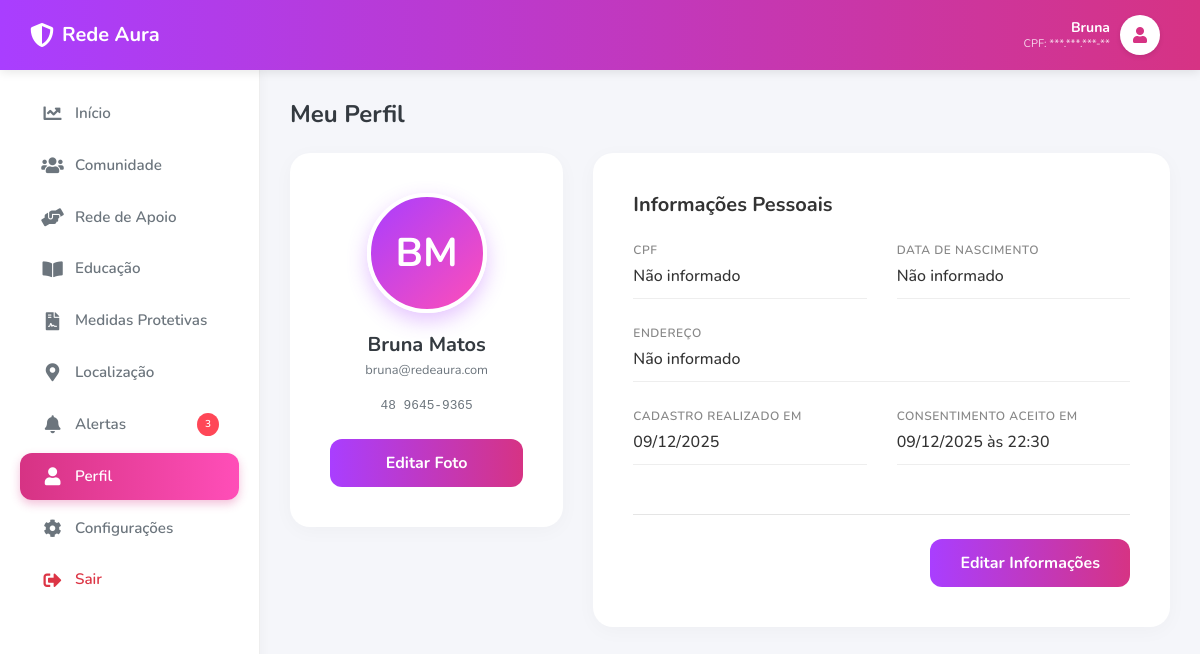
The app's page /aura/perfil/ (signed in) with its own data.
### usuarios/models.py (models this page shows, shortened)
class ModelUsuario(AbstractUser):
    email = models.EmailField('E-mail', unique=True) # pois vamos usar o e-mail como login
    fone = models.CharField('Telefone', max_length=15)
    is_staff = models.BooleanField('Membro da equipe', default=True)
    USERNAME_FIELD = 'email' # poderíamos definir qualquer outro campo como username
    REQUIRED_FIELDS = ['first_name', 'last_name', 'fone']
    objects = UsuarioManager() # com isso especificamos para o Django usar o nosso Manager e não o padrão.

### rede_aura/models.py (models this page shows, shortened)
class PlanoSeguranca(models.Model):
    usuario = models.OneToOneField(settings.AUTH_USER_MODEL, on_delete=models.CASCADE)
    mensagem_emergencia = models.TextField(
        default="Estou em perigo, por favor, ajude! Minha localização atual é..."
    )
    localizacao_automatica = models.BooleanField(default=False)
    modo_disfarcado = models.BooleanField(default=False)
    termo_aceito = models.BooleanField(default=False)
    data_aceite_termo = models.DateTimeField(null=True, blank=True)
    foto = models.ImageField(upload_to='perfis/', blank=True, null=True)
    cpf = models.CharField(max_length=14, blank=True, null=True)
    data_nascimento = models.DateField(blank=True, null=True)
    endereco = models.CharField(max_length=255, blank=True, null=True)

### rede_aura/views.py (the view)
# urls.py: path('perfil/', views.perfil, name='perfil'),
@login_required
def perfil(request):
    return render(request, 'rede_aura/perfil.html', {'user': request.user})

### djangotres/context_processors.py (called while the page is built)
def google_maps_api_key(request):
    return {
        "GOOGLE_MAPS_API_KEY": settings.GOOGLE_MAPS_API_KEY
    }

### templates/rede_aura/perfil.html (shortened to what this page needs)
{% extends 'rede_aura/base_dashboard.html' %}
{% block aura_content %}
<h4 class="font-weight-bold mb-4 text-dark">Meu Perfil</h4>
<div class="row">
    <div class="col-md-4 mb-4">
        <div class="profile-card text-center">
            <div class="mx-auto profile-avatar">
                {% if user.planoseguranca.foto %}
                    <img src="{{ user.planoseguranca.foto.url }}" style="width: 100%; height: 100%; object-fit: cover;">
                {% else %}
                    {{ user.first_name|slice:":1" }}{{ user.last_name|slice:":1" }}
                {% endif %}
            </div>
            <h5 class="font-weight-bold text-dark mb-1">{{ user.first_name }} {{ user.last_name }}</h5>
            <p class="text-muted small mb-3">{{ user.email }}</p>
            <p class="text-muted small mb-4" style="font-family: monospace;">{{ user.fone|default:"(00) 00000-0000" }}</p>
            <a href="{% url 'editar_perfil' %}" class="btn-edit">Editar Foto</a>
        </div>
    </div>
    <div class="col-md-8">
        <div class="profile-card">
            <h5 class="font-weight-bold mb-4" style="color: #333;">Informações Pessoais</h5>
            <div class="row">
                <div class="col-md-6 info-group">
                    <span class="info-label">CPF</span>
                    <span class="info-value">{{ user.planoseguranca.cpf|default:"Não informado" }}</span>
                </div>
                <div class="col-md-6 info-group">
                    <span class="info-label">Data de Nascimento</span>
                    <span class="info-value">{{ user.planoseguranca.data_nascimento|date:"d/m/Y"|default:"Não informado" }}</span>
                </div>
            </div>
            <div class="info-group">
                <span class="info-label">Endereço</span>
                <span class="info-value">{{ user.planoseguranca.endereco|default:"Não informado" }}</span>
            </div>
            <div class="row">
                <div class="col-md-6 info-group">
                    <span class="info-label">Cadastro realizado em</span>
                    <span class="info-value">{{ user.date_joined|date:"d/m/Y" }}</span>
                </div>
                <div class="col-md-6 info-group">
                    <span class="info-label">Consentimento aceito em</span>
                    <span class="info-value">
                        {% if user.planoseguranca.data_aceite_termo %}
                            {{ user.planoseguranca.data_aceite_termo|date:"d/m/Y" }} às {{ user.planoseguranca.data_aceite_termo|date:"H:i" }}
                        {% else %}
                            Pendente
                        {% endif %}
                    </span>
                </div>
            </div>
            <hr class="my-4">
            <div class="text-right">
                <a href="{% url 'editar_perfil' %}" class="btn-edit" style="width: auto;">Editar Informações</a>
            </div>
        </div>
    </div>
</div>
<div style="height: 50px;"></div>
{% endblock %}

### templates/rede_aura/base_dashboard.html (shortened to what this page needs)
<!DOCTYPE html>
<html lang="pt-br">
<head>
    <link rel="stylesheet" href="https://stackpath.bootstrapcdn.com/bootstrap/4.5.2/css/bootstrap.min.css">
    <link rel="stylesheet" href="https://cdnjs.cloudflare.com/ajax/libs/font-awesome/5.15.4/css/all.min.css">
</head>
<body>
    <div class="top-header">
        <div class="d-flex align-items-center">
            <i class="fas fa-shield-alt mr-2" style="font-size: 24px;"></i>
            <h5 class="m-0 font-weight-bold">Rede Aura</h5>
        </div>
        <a href="{% url 'perfil' %}" class="profile-link">
            <div class="user-info d-none d-md-block">
                <div class="user-name">{{ user.first_name|default:"Usuária" }}</div>
                <div class="user-cpf">CPF: {{ user.planoseguranca.cpf|default:"***.***.***-**" }}</div>
            </div>
            <div class="header-avatar">
                {% if user.planoseguranca.foto %}
                    <img src="{{ user.planoseguranca.foto.url }}" alt="Perfil">
                {% else %}
                    <i class="fas fa-user"></i>
                {% endif %}
            </div>
        </a>
    </div>
    <div class="sidebar">
        <nav class="nav flex-column h-100">
            <a class="nav-link {% if request.path == '/aura/feed/' %}active{% endif %}" href="{% url 'feed' %}">
                <i class="fas fa-chart-line"></i> Início
            </a>
            <a class="nav-link {% if request.path == '/aura/comunidade/' %}active{% endif %}" href="{% url 'comunidade' %}">
                <i class="fas fa-users"></i> Comunidade
            </a>
            <a class="nav-link {% if 'apoio' in request.path %}active{% endif %}" href="{% url 'apoio' %}">
                <i class="fas fa-hands-helping"></i> Rede de Apoio
            </a>
            <a class="nav-link {% if request.path == '/aura/educacao/' %}active{% endif %}" href="{% url 'educacao' %}">
                <i class="fas fa-book-open"></i> Educação
            </a>
            <a class="nav-link {% if request.path == '/aura/medidas/' %}active{% endif %}" href="{% url 'medidas' %}">
                <i class="fas fa-file-contract"></i> Medidas Protetivas
            </a>
            <a class="nav-link {% if request.path == '/aura/mapa/' %}active{% endif %}" href="{% url 'mapa' %}">
                <i class="fas fa-map-marker-alt"></i> Localização
            </a>
            <a class="nav-link {% if request.path == '/aura/alertas/' %}active{% endif %}" href="{% url 'alertas' %}">
                <i class="fas fa-bell"></i> Alertas <span class="badge-notification">3</span>
            </a>
            <a class="nav-link {% if request.path == '/aura/perfil/' %}active{% endif %}" href="{% url 'perfil' %}">
                <i class="fas fa-user"></i> Perfil
            </a>
            <a class="nav-link" href="{% url 'perfil' %}">
                <i class="fas fa-cog"></i> Configurações
            </a>
            <a class="nav-link text-danger" href="#" onclick="event.preventDefault(); document.getElementById('logout-form').submit();">
                <i class="fas fa-sign-out-alt"></i> Sair
            </a>
        </nav>
    </div>
    <div class="main-content">
        {% block aura_content %}{% endblock %}
    </div>
</body>
</html>

### templates/rede_aura/base_dashboard.html (style rules this page uses)
body { font-family: 'Nunito', sans-serif; background-color: #F5F6FA; overflow-x: hidden; margin: 0; }
.top-header { background: linear-gradient(90deg, #a93eff, #d63384); height: 70px; display: flex; align-items: center; justify-content: space-between; padding: 0 30px; color: white; position: fixed; top: 0; left: 0; width: 100%; z-index: 1030; box-shadow: 0 2px 10px rgba(0, 0, 0, 0.1); }
.sidebar { width: 260px; background: white; position: fixed; top: 70px; bottom: 0; left: 0; border-right: 1px solid #eee; box-shadow: 2px 0 10px rgba(0,0,0,0.03); padding: 20px; z-index: 1020; display: flex; flex-direction: column; overflow-y: auto; }
.nav-link { color: #6c757d; padding: 12px 20px; border-radius: 12px; margin-bottom: 5px; font-weight: 600; display: flex; align-items: center; transition: 0.2s; font-size: 0.95rem; }
.nav-link i { width: 25px; font-size: 18px; margin-right: 10px; text-align: center; }
.nav-link.active { background: linear-gradient(90deg, #d63384, #ff4eb8); color: white; box-shadow: 0 4px 10px rgba(214, 51, 132, 0.3); }
.badge-notification { background-color: #ff4757; color: white; font-size: 10px; padding: 4px 8px; border-radius: 50%; margin-left: auto; }
.main-content { margin-left: 260px; margin-top: 70px; padding: 30px; min-height: calc(100vh - 70px); }
.profile-link { display: flex; align-items: center; text-decoration: none; color: white; padding: 5px 10px; border-radius: 30px; transition: 0.3s; cursor: pointer; }
.user-info { text-align: right; line-height: 1.2; margin-right: 10px; }
.user-name { font-weight: 700; font-size: 14px; }
.user-cpf { font-size: 11px; opacity: 0.8; }
.header-avatar { width: 40px; height: 40px; border-radius: 50%; overflow: hidden; background: white; display: flex; align-items: center; justify-content: center; color: #d63384; font-weight: bold; box-shadow: 0 2px 5px rgba(0,0,0,0.1); }

### templates/rede_aura/perfil.html (style rules this page uses)
.profile-card { background: white; border-radius: 20px; padding: 40px; box-shadow: 0 4px 20px rgba(0,0,0,0.03); border: none; }
.profile-avatar { width: 120px; height: 120px; background: linear-gradient(135deg, #a93eff 0%, #ff4eb8 100%); border-radius: 50%; display: flex; align-items: center; justify-content: center; color: white; font-size: 40px; font-weight: bold; box-shadow: 0 8px 20px rgba(169, 62, 255, 0.3); margin-bottom: 20px; border: 4px solid white; overflow: hidden; }
.info-group { margin-bottom: 25px; }
.info-label { font-size: 12px; color: #888; text-transform: uppercase; letter-spacing: 0.5px; font-weight: 600; display: block; margin-bottom: 5px; }
.info-value { font-size: 16px; font-weight: 500; color: #333; border-bottom: 1px solid #eee; padding-bottom: 10px; width: 100%; display: block; }
.btn-edit { background: linear-gradient(90deg, #a93eff, #d63384); border: none; color: white; font-weight: bold; padding: 12px 30px; border-radius: 12px; width: 100%; transition: transform 0.2s; text-decoration: none; display: inline-block; text-align: center; }

### records on screen
ModelUsuario: first_name "Bruna", planoseguranca.cpf "***.***.***-**", first_name "B", last_name "M", last_name "Matos", email "bruna@redeaura.com", fone "48 9645-9365", planoseguranca.cpf "Não informado", planoseguranca.data_nascimento "Não informado", planoseguranca.endereco "Não informado", date_joined "09/12/2025", planoseguranca.data_aceite_termo "09/12/2025", planoseguranca.data_aceite_termo "22:30"
